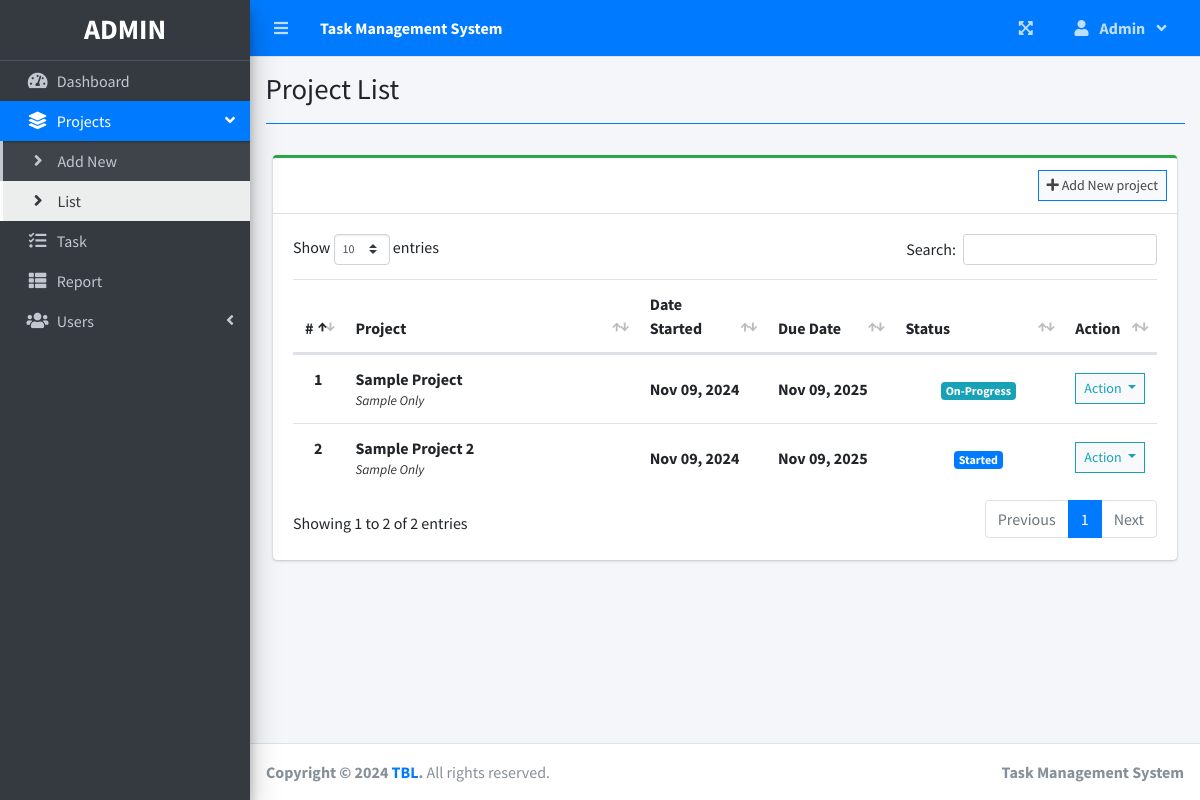
The app's page /index.php?page=project_list (signed in) with its own data.
### tables this page shows
CREATE TABLE `project_list` (
  `id` int(30) NOT NULL,
  `name` varchar(200) NOT NULL,
  `description` text NOT NULL,
  `status` tinyint(2) NOT NULL,
  `start_date` date NOT NULL,
  `end_date` date NOT NULL,
  `manager_id` int(30) NOT NULL,
  `user_ids` text NOT NULL,
  `date_created` datetime NOT NULL DEFAULT current_timestamp()
);

### project_list.php (the view, shortened to what this page needs)
<?php include'db_connect.php' ?>
<div class="col-lg-12">
	<div class="card card-outline card-success">
		<div class="card-header">
            <?php if($_SESSION['login_type'] != 3): ?>
			<div class="card-tools">
				<a class="btn btn-block btn-sm btn-default btn-flat border-primary" href="./index.php?page=new_project"><i class="fa fa-plus"></i> Add New project</a>
			</div>
            <?php endif; ?>
		</div>
		<div class="card-body">
			<table class="table tabe-hover table-condensed" id="list">
				<colgroup>
					<col width="5%">
					<col width="35%">
					<col width="15%">
					<col width="15%">
					<col width="20%">
					<col width="10%">
				</colgroup>
				<thead>
					<tr>
						<th class="text-center">#</th>
						<th>Project</th>
						<th>Date Started</th>
						<th>Due Date</th>
						<th>Status</th>
						<th>Action</th>
					</tr>
				</thead>
				<tbody>
					<?php
					$i = 1;
					$stat = array("Pending","Started","On-Progress","On-Hold","Over Due","Done");
					$where = "";
					$qry = $conn->query("SELECT * FROM project_list $where order by name asc");
					while($row= $qry->fetch_assoc()):
						$trans = get_html_translation_table(HTML_ENTITIES,ENT_QUOTES);
						unset($trans["\""], $trans["<"], $trans[">"], $trans["<h2"]);
						$desc = strtr(html_entity_decode($row['description']),$trans);
						$desc=str_replace(array("<li>","</li>"), array("",", "), $desc);
		                $cprog = $conn->query("SELECT * FROM task_list where project_id = {$row['id']} and status = 3")->num_rows;
		                $prod = $conn->query("SELECT * FROM user_productivity where project_id = {$row['id']}")->num_rows;
						if($row['status'] == 0 && strtotime(date('Y-m-d')) >= strtotime($row['start_date'])):
						if($prod  > 0  || $cprog > 0)
		                  $row['status'] = 2;
		                else
		                  $row['status'] = 1;
						elseif($row['status'] == 0 && strtotime(date('Y-m-d')) > strtotime($row['end_date'])):
						$row['status'] = 4;
						endif;
					?>
					<tr>
						<th class="text-center"><?php echo $i++ ?></th>
						<td>
							<p><b><?php echo ucwords($row['name']) ?></b></p>
							<p class="truncate"><?php echo strip_tags($desc) ?></p>
						</td>
						<td><b><?php echo date("M d, Y",strtotime($row['start_date'])) ?></b></td>
						<td><b><?php echo date("M d, Y",strtotime($row['end_date'])) ?></b></td>
						<td class="text-center">
							<?php
							  if($stat[$row['status']] =='Pending'){
							  	echo "<span class='badge badge-secondary'>{$stat[$row['status']]}</span>";
							  }elseif($stat[$row['status']] =='Started'){
							  	echo "<span class='badge badge-primary'>{$stat[$row['status']]}</span>";
							  }elseif($stat[$row['status']] =='On-Progress'){
							  	echo "<span class='badge badge-info'>{$stat[$row['status']]}</span>";
							  }elseif($stat[$row['status']] =='On-Hold'){
							  	echo "<span class='badge badge-warning'>{$stat[$row['status']]}</span>";
							  }elseif($stat[$row['status']] =='Over Due'){
							  	echo "<span class='badge badge-danger'>{$stat[$row['status']]}</span>";
							  }elseif($stat[$row['status']] =='Done'){
							  	echo "<span class='badge badge-success'>{$stat[$row['status']]}</span>";
							  }
							?>
						</td>
						<td class="text-center">
							<button type="button" class="btn btn-default btn-sm btn-flat border-info wave-effect text-info dropdown-toggle" data-toggle="dropdown" aria-expanded="true">
		                      Action
		                    </button>
						</td>
					</tr>
				<?php endwhile; ?>
				</tbody>
			</table>
		</div>
	</div>
</div>

### project_list.php (style rules this page uses)
table p { margin: unset !important; }
table td { vertical-align: middle !important }

### records on screen
project_list: name "Sample Project", description "Sample Only", start_date "Nov 09, 2024", end_date "Nov 09, 2025", manager "On-Progress"
project_list: name "Sample Project 2", description "Sample Only", start_date "Nov 09, 2024", end_date "Nov 09, 2025", status "Started"

### other values on screen
$_SESSION['system']['name'] "Task Management System"
$_SESSION['login_firstname'] "Admin"
$title "Project List"
